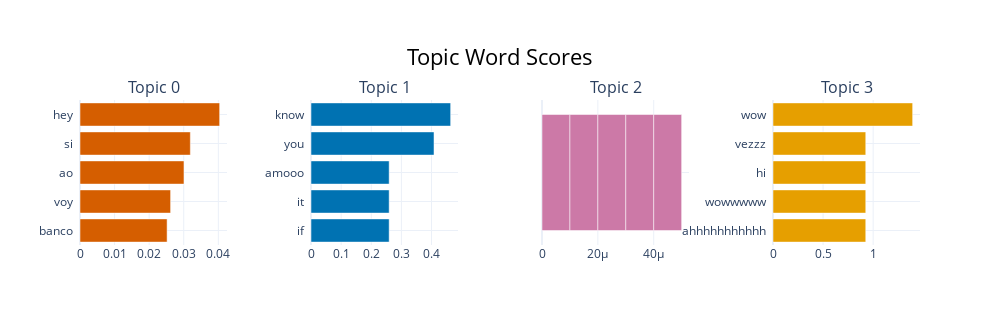

Notebook code for this chart:
### Code cell
model.visualize_barchart()

### Figure 1 — Plotly figure (JSON) as saved in the notebook; plotly's stock layout.template omitted (floating-point values rounded to 4 significant figures)
{"data": [{"marker": {"color": "#D55E00"}, "orientation": "h", "type": "bar", "x": [0.02519, 0.0262, 0.03007, 0.03191, 0.04038], "xaxis": "x", "y": ["banco  ", "voy  ", "ao  ", "si  ", "hey  "], "yaxis": "y"}, {"marker": {"color": "#0072B2"}, "orientation": "h", "type": "bar", "x": [0.2594, 0.2594, 0.2594, 0.4082, 0.4634], "xaxis": "x2", "y": ["if  ", "it  ", "amooo  ", "you  ", "know  "], "yaxis": "y2"}, {"marker": {"color": "#CC79A7"}, "orientation": "h", "type": "bar", "x": [1e-05, 1e-05, 1e-05, 1e-05, 1e-05], "xaxis": "x3", "y": ["  ", "  ", "  ", "  ", "  "], "yaxis": "y3"}, {"marker": {"color": "#E69F00"}, "orientation": "h", "type": "bar", "x": [0.9264, 0.9264, 0.9264, 0.9264, 1.395], "xaxis": "x4", "y": ["ahhhhhhhhhhh  ", "wowwwww  ", "hi  ", "vezzz  ", "wow  "], "yaxis": "y4"}], "layout": {"annotations": [{"font": {"size": 16}, "showarrow": false, "text": "Topic 0", "x": 0.0875, "xanchor": "center", "xref": "paper", "y": 1, "yanchor": "bottom", "yref": "paper"}, {"font": {"size": 16}, "showarrow": false, "text": "Topic 1", "x": 0.3625, "xanchor": "center", "xref": "paper", "y": 1, "yanchor": "bottom", "yref": "paper"}, {"font": {"size": 16}, "showarrow": false, "text": "Topic 2", "x": 0.6375, "xanchor": "center", "xref": "paper", "y": 1, "yanchor": "bottom", "yref": "paper"}, {"font": {"size": 16}, "showarrow": false, "text": "Topic 3", "x": 0.9125, "xanchor": "center", "xref": "paper", "y": 1, "yanchor": "bottom", "yref": "paper"}], "height": 325, "hoverlabel": {"bgcolor": "white", "font": {"family": "Rockwell", "size": 16}}, "showlegend": false, "title": {"font": {"color": "Black", "size": 22}, "text": "Topic Word Scores", "x": 0.5, "xanchor": "center", "yanchor": "top"}, "width": 1000, "xaxis": {"anchor": "y", "domain": [0, 0.175], "showgrid": true}, "xaxis2": {"anchor": "y2", "domain": [0.275, 0.45], "showgrid": true}, "xaxis3": {"anchor": "y3", "domain": [0.55, 0.725], "showgrid": true}, "xaxis4": {"anchor": "y4", "domain": [0.825, 1], "showgrid": true}, "yaxis": {"anchor": "x", "domain": [0, 1], "showgrid": true}, "yaxis2": {"anchor": "x2", "domain": [0, 1], "showgrid": true}, "yaxis3": {"anchor": "x3", "domain": [0, 1], "showgrid": true}, "yaxis4": {"anchor": "x4", "domain": [0, 1], "showgrid": true}}}
